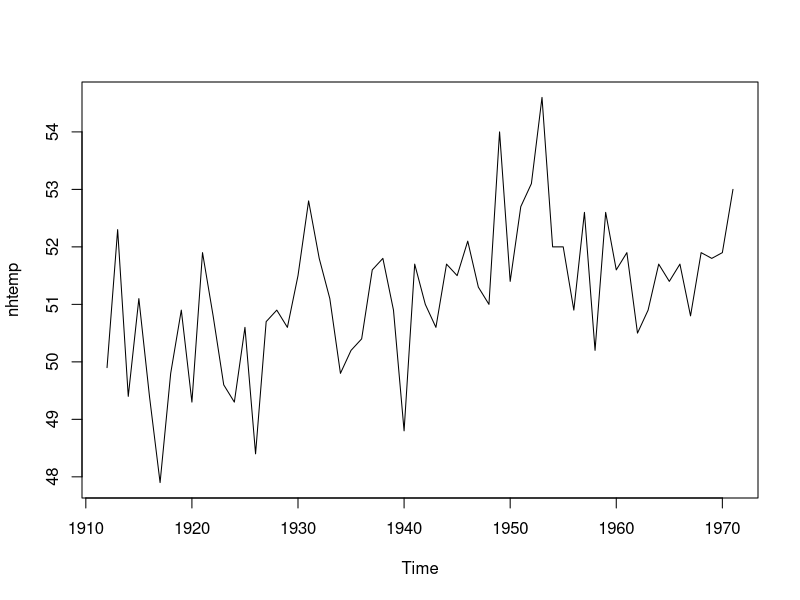
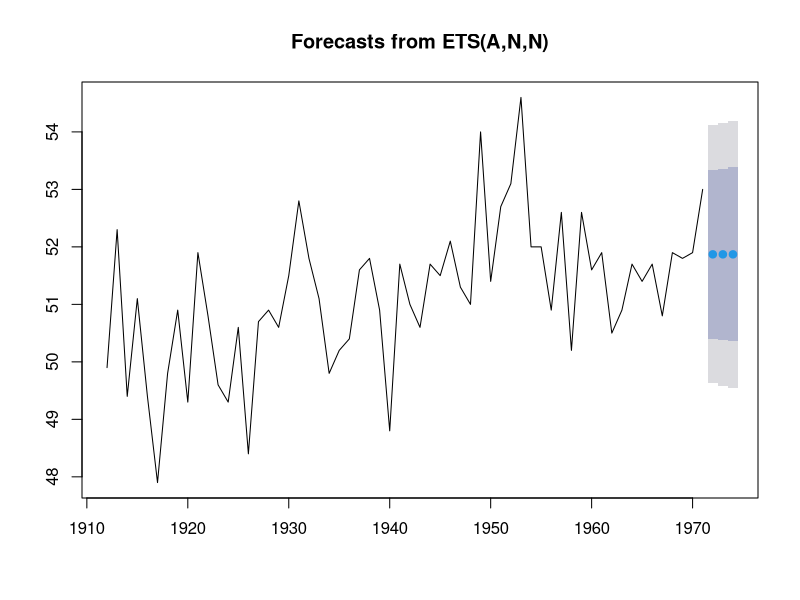

Recreate these plots in R, in order. (Note: this script raises an error after producing the figures.)
# TS Forecasting with Exponential Smoothening

# Simple exponential smoothing
library(forecast)
?nhtemp
#Mean annual Temp in Degree F from 1912 to 1917 : 60 observations
# Types of Smoothening : (level, trend, seasoanal) : A- Additive, None, Z-automatic
# Simple - Level  : model- ANN
# double - level, slope (trend) : model : AAN
# triple - level, slope(trend), seasonal : model - AAA
par(mfrow=c(1,1))
plot(nhtemp)
(fitse = ets(nhtemp, model='ANN'))
(fitse2 = ses(nhtemp))

forecast(fitse,3)
plot(forecast(fitse,c(3)))
accuracy(fitse)

#Holt Exponential Smoothening
TS = level + slope * t + irregular
plot(AirPassengers)
#log model to use additive model
plot(log(AirPassengers))

(fithe = ets(log(AirPassengers), model='AAA'))
(pred = forecast(fithe, 5))
plot(pred, main='Forecast for Air Travel', ylab='Log (Air Passengers)', xlab='Time')
#since log was used, use exp to get predicted values
pred$mean
(pred$mean = exp(pred$mean))
(pred$lower = exp(pred$lower))
(pred$upper = exp(pred$upper))
(p = cbind(pred$mean, pred$lower, pred$upper))

(pred$mean = exp(pred$mean))




#Holt Winters Exponential Smoothening
TS = level + slope * t + s(t) + irregular

fit <- HoltWinters(nhtemp, beta=FALSE, gamma=FALSE)
fit
forecast(fit, 1)
plot(forecast(fit, 1), xlab="Year",   ylab=expression(paste("Temperature (", degree*F,")",)), main="New Haven Annual Mean Temperature")
accuracy(fit)
# Listing 15.5 - Exponential smoothing with level, slope, and seasonal components
fit <- HoltWinters(log(AirPassengers))
fit
accuracy(fit)
pred <- forecast(fit, 5)
pred
plot(pred, main="Forecast for Air Travel",
     ylab="Log(AirPassengers)", xlab="Time")
pred$mean <- exp(pred$mean)
pred$lower <- exp(pred$lower)
pred$upper <- exp(pred$upper)
p <- cbind(pred$mean, pred$lower, pred$upper)
dimnames(p)[[2]] <- c("mean", "Lo 80", "Lo 95", "Hi 80", "Hi 95")
p
# Listing 15.6 - Automatic exponential forecasting with ets()
library(forecast)
fit <- ets(JohnsonJohnson)
fit
plot(forecast(fit), main="Johnson and Johnson Forecasts",
     ylab="Quarterly Earnings (Dollars)", xlab="Time")
# Listing 15.7 - Transforming the time series and assessing stationarity
library(forecast)
library(tseries)
plot(Nile)
ndiffs(Nile)
dNile <- diff(Nile)
plot(dNile)
adf.test(dNile)

library(forecast)
?auto.arima
?arima
